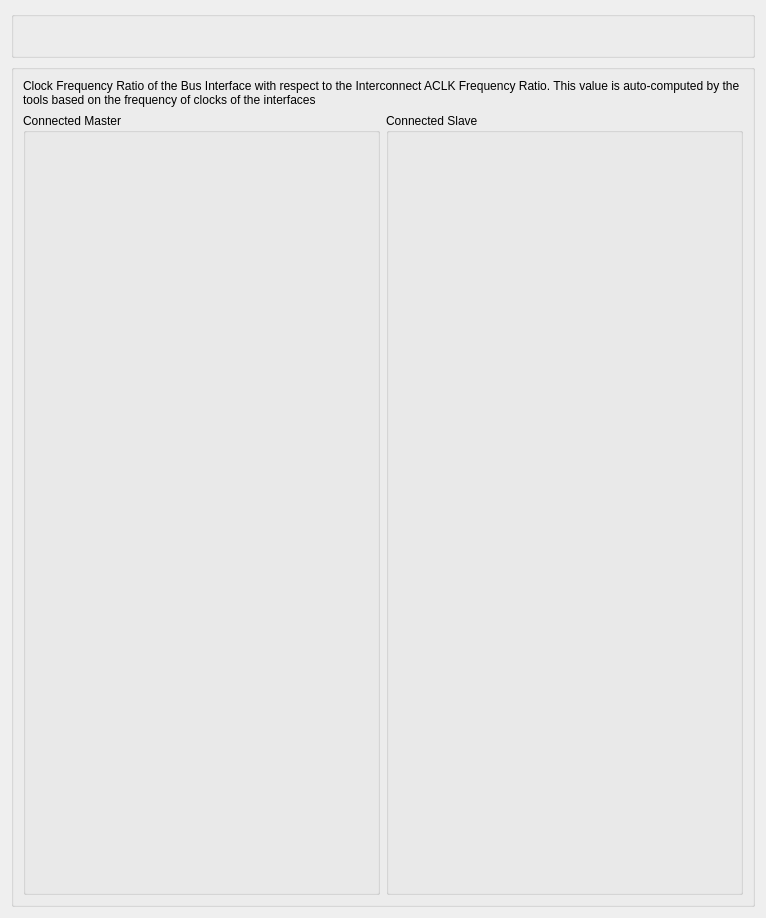
                 <widget class="QWidget" name="scrollAreaWidgetContents_3">
                  <property name="geometry">
                   <rect>
                    <x>0</x>
                    <y>0</y>
                    <width>766</width>
                    <height>918</height>
                   </rect>
                  </property>
                  <layout class="QVBoxLayout" name="verticalLayout_40">
                   <item>
                    <widget class="QGroupBox" name="groupBox">
                     <property name="title">
                      <string/>
                     </property>
                     <property name="flat">
                      <bool>true</bool>
                     </property>
                     <layout class="QHBoxLayout" name="horizontalLayout_33">
                      <item>
                       <widget class="MdtGui::LabeledConstantbox" name="C_INTERCONNECT_ACLK_RATIO">
                        <property name="Label">
                         <string>Interconnect ACLK Frequency Ratio</string>
                        </property>
                        <property name="Key">
                         <string>C_INTERCONNECT_ACLK_RATIO</string>
                        </property>
                       </widget>
                      </item>
                      <item>
                       <spacer name="horizontalSpacer_4">
                        <property name="orientation">
                         <enum>Qt::Horizontal</enum>
                        </property>
                        <property name="sizeHint" stdset="0">
                         <size>
                          <width>368</width>
                          <height>20</height>
                         </size>
                        </property>
                       </spacer>
                      </item>
                     </layout>
                    </widget>
                   </item>
                   <item>
                    <widget class="QGroupBox" name="groupBox_2">
                     <property name="title">
                      <string/>
                     </property>
                     <layout class="QVBoxLayout" name="verticalLayout_29">
                      <item>
                       <widget class="QLabel" name="label">
                        <property name="text">
                         <string>Clock Frequency Ratio of the Bus Interface with respect to the Interconnect ACLK Frequency Ratio. This value is auto-computed by the tools based on the frequency of clocks of the interfaces</string>
                        </property>
                        <property name="wordWrap">
                         <bool>true</bool>
                        </property>
                       </widget>
                      </item>
                      <item>
                       <layout class="QHBoxLayout" name="horizontalLayout_2">
                        <item>
                         <widget class="QGroupBox" name="groupBox_4">
                          <property name="title">
                           <string>Connected Master</string>
                          </property>
                          <layout class="QVBoxLayout" name="verticalLayout_2">
                           <item>
                            <widget class="MdtGui::LabeledConstantbox" name="C_M_AXI_ACLK_RATIO_1">
                             <property name="Hidden">
                              <bool>true</bool>
                             </property>
                            </widget>
                           </item>
                           <item>
                            <widget class="MdtGui::LabeledConstantbox" name="C_M_AXI_ACLK_RATIO_2">
                             <property name="Hidden">
                              <bool>true</bool>
                             </property>
                            </widget>
                           </item>
                           <item>
                            <widget class="MdtGui::LabeledConstantbox" name="C_M_AXI_ACLK_RATIO_3">
                             <property name="Hidden">
                              <bool>true</bool>
                             </property>
                            </widget>
                           </item>
                           <item>
                            <widget class="MdtGui::LabeledConstantbox" name="C_M_AXI_ACLK_RATIO_4">
                             <property name="Hidden">
                              <bool>true</bool>
                             </property>
                            </widget>
                           </item>
                           <item>
                            <widget class="MdtGui::LabeledConstantbox" name="C_M_AXI_ACLK_RATIO_5">
                             <property name="Hidden">
                              <bool>true</bool>
                             </property>
                            </widget>
                           </item>
                           <item>
                            <widget class="MdtGui::LabeledConstantbox" name="C_M_AXI_ACLK_RATIO_6">
                             <property name="Hidden">
                              <bool>true</bool>
                             </property>
                            </widget>
                           </item>
                           <item>
                            <widget class="MdtGui::LabeledConstantbox" name="C_M_AXI_ACLK_RATIO_7">
                             <property name="Hidden">
                              <bool>true</bool>
                             </property>
                            </widget>
                           </item>
                           <item>
                            <widget class="MdtGui::LabeledConstantbox" name="C_M_AXI_ACLK_RATIO_8">
                             <property name="Hidden">
                              <bool>true</bool>
                             </property>
                            </widget>
                           </item>
                           <item>
                            <widget class="MdtGui::LabeledConstantbox" name="C_M_AXI_ACLK_RATIO_9">
                             <property name="Hidden">
                              <bool>true</bool>
                             </property>
                            </widget>
                           </item>
                           <item>
                            <widget class="MdtGui::LabeledConstantbox" name="C_M_AXI_ACLK_RATIO_10">
                             <property name="Hidden">
                              <bool>true</bool>
                             </property>
                            </widget>
                           </item>
                           <item>
                            <widget class="MdtGui::LabeledConstantbox" name="C_M_AXI_ACLK_RATIO_11">
                             <property name="Hidden">
                              <bool>true</bool>
                             </property>
                            </widget>
                           </item>
                           <item>
                            <widget class="MdtGui::LabeledConstantbox" name="C_M_AXI_ACLK_RATIO_12">
                             <property name="Hidden">
                              <bool>true</bool>
                             </property>
                            </widget>
                           </item>
                           <item>
                            <widget class="MdtGui::LabeledConstantbox" name="C_M_AXI_ACLK_RATIO_13">
                             <property name="Hidden">
                              <bool>true</bool>
                             </property>
                            </widget>
                           </item>
                           <item>
                            <widget class="MdtGui::LabeledConstantbox" name="C_M_AXI_ACLK_RATIO_14">
                             <property name="Hidden">
                              <bool>true</bool>
                             </property>
                            </widget>
                           </item>
                           <item>
                            <widget class="MdtGui::LabeledConstantbox" name="C_M_AXI_ACLK_RATIO_15">
                             <property name="Hidden">
                              <bool>true</bool>
                             </property>
                            </widget>
                           </item>
                           <item>
                            <widget class="MdtGui::LabeledConstantbox" name="C_M_AXI_ACLK_RATIO_16">
                             <property name="Hidden">
                              <bool>true</bool>
                             </property>
                            </widget>
                           </item>
                           <item>
                            <spacer name="verticalSpacer_2">
                             <property name="orientation">
                              <enum>Qt::Vertical</enum>
                             </property>
                             <property name="sizeHint" stdset="0">
                              <size>
                               <width>20</width>
                               <height>62</height>
                              </size>
                             </property>
                            </spacer>
                           </item>
                          </layout>
                         </widget>
                        </item>
                        <item>
                         <widget class="QGroupBox" name="groupBox_6">
                          <property name="title">
                           <string>Connected Slave</string>
                          </property>
                          <layout class="QVBoxLayout" name="verticalLayout">
                           <item>
                            <widget class="MdtGui::LabeledConstantbox" name="C_S_AXI_ACLK_RATIO_1">
                             <property name="Hidden">
                              <bool>true</bool>
                             </property>
                            </widget>
                           </item>
                           <item>
                            <widget class="MdtGui::LabeledConstantbox" name="C_S_AXI_ACLK_RATIO_2">
                             <property name="Hidden">
                              <bool>true</bool>
                             </property>
                            </widget>
                           </item>
                           <item>
                            <widget class="MdtGui::LabeledConstantbox" name="C_S_AXI_ACLK_RATIO_3">
                             <property name="Hidden">
                              <bool>true</bool>
                             </property>
                            </widget>
                           </item>
                           <item>
                            <widget class="MdtGui::LabeledConstantbox" name="C_S_AXI_ACLK_RATIO_4">
                             <property name="Hidden">
                              <bool>true</bool>
                             </property>
                            </widget>
                           </item>
                           <item>
                            <widget class="MdtGui::LabeledConstantbox" name="C_S_AXI_ACLK_RATIO_5">
                             <property name="Hidden">
                              <bool>true</bool>
                             </property>
                            </widget>
                           </item>
                           <item>
                            <widget class="MdtGui::LabeledConstantbox" name="C_S_AXI_ACLK_RATIO_6">
                             <property name="Hidden">
                              <bool>true</bool>
                             </property>
                            </widget>
                           </item>
                           <item>
                            <widget class="MdtGui::LabeledConstantbox" name="C_S_AXI_ACLK_RATIO_7">
                             <property name="Hidden">
                              <bool>true</bool>
                             </property>
                            </widget>
                           </item>
                           <item>
                            <widget class="MdtGui::LabeledConstantbox" name="C_S_AXI_ACLK_RATIO_8">
                             <property name="Hidden">
                              <bool>true</bool>
                             </property>
                            </widget>
                           </item>
                           <item>
                            <widget class="MdtGui::LabeledConstantbox" name="C_S_AXI_ACLK_RATIO_9">
                             <property name="Hidden">
                              <bool>true</bool>
                             </property>
                            </widget>
                           </item>
                           <item>
                            <widget class="MdtGui::LabeledConstantbox" name="C_S_AXI_ACLK_RATIO_10">
                             <property name="Hidden">
                              <bool>true</bool>
                             </property>
                            </widget>
                           </item>
                           <item>
                            <widget class="MdtGui::LabeledConstantbox" name="C_S_AXI_ACLK_RATIO_11">
                             <property name="Hidden">
                              <bool>true</bool>
                             </property>
                            </widget>
                           </item>
                           <item>
                            <widget class="MdtGui::LabeledConstantbox" name="C_S_AXI_ACLK_RATIO_12">
                             <property name="Hidden">
                              <bool>true</bool>
                             </property>
                            </widget>
                           </item>
                           <item>
                            <widget class="MdtGui::LabeledConstantbox" name="C_S_AXI_ACLK_RATIO_13">
                             <property name="Hidden">
                              <bool>true</bool>
                             </property>
                            </widget>
                           </item>
                           <item>
                            <widget class="MdtGui::LabeledConstantbox" name="C_S_AXI_ACLK_RATIO_14">
                             <property name="Hidden">
                              <bool>true</bool>
                             </property>
                            </widget>
                           </item>
                           <item>
                            <widget class="MdtGui::LabeledConstantbox" name="C_S_AXI_ACLK_RATIO_15">
                             <property name="Hidden">
                              <bool>true</bool>
                             </property>
                            </widget>
                           </item>
                           <item>
                            <widget class="MdtGui::LabeledConstantbox" name="C_S_AXI_ACLK_RATIO_16">
                             <property name="Hidden">
                              <bool>true</bool>
                             </property>
                            </widget>
                           </item>
                           <item>
                            <spacer name="verticalSpacer_3">
                             <property name="orientation">
                              <enum>Qt::Vertical</enum>
                             </property>
                             <property name="sizeHint" stdset="0">
                              <size>
                               <width>20</width>
                               <height>62</height>
                              </size>
                             </property>
                            </spacer>
                           </item>
                          </layout>
                         </widget>
                        </item>
                       </layout>
                      </item>
                     </layout>
                    </widget>
                   </item>
                  </layout>
                 </widget>
